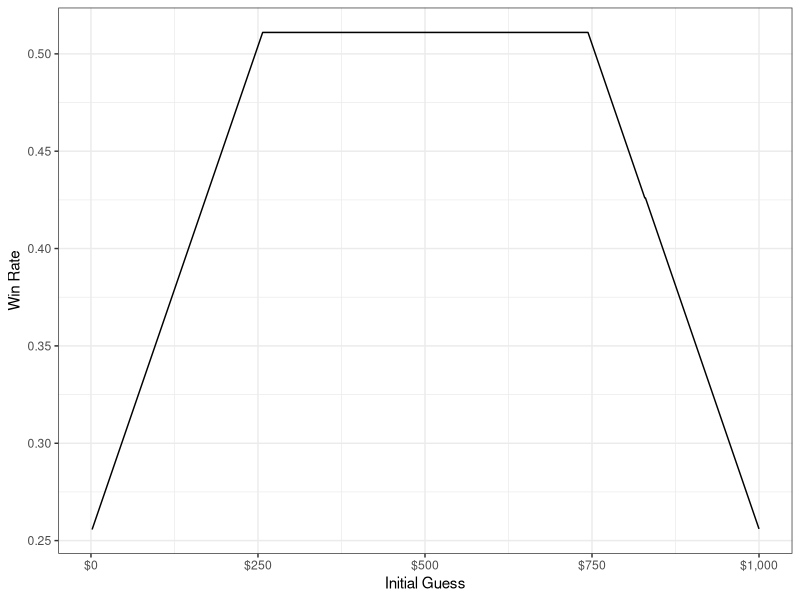
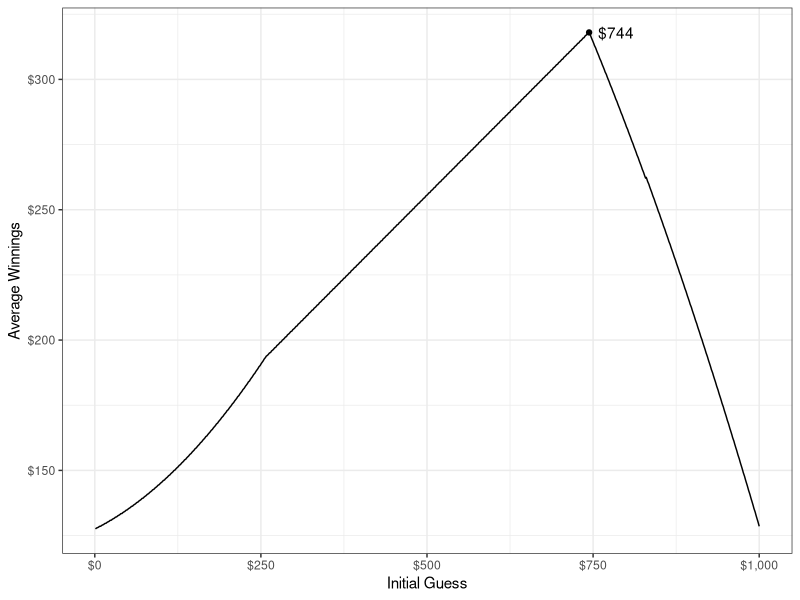

The R source for these figures, in order:
require(dplyr)
require(magrittr)
require(ggplot2)

rm(list = ls())

set.seed(11091987)

# function to guess money amount using strategy
guess_money <- function(actual, initial, n_tries = 9, min_val = 1, max_val = 1000){
  # set iterator
  i <- 1
  
  # while i is less than the max number of guesses, find the median value
  # within the possible range. if guess is not correct, reset min_val or max_val
  # depending on info trenchcoat man provides
  while(i <= n_tries){
    if(i == 1){
      guess <- initial
    } else{
      guess <- round(mean(c(min_val, max_val)))
    }

    # if guess is correct, immediately exit the loop and return true
    # if guess is not correct:
    ## if actual is higher than guess, change min_val to guess
    ## if actual is lower than guess, change max_val to guess
    if(actual == guess){
      return(c(win = TRUE, round = i))
    } else if(actual > guess) {
      min_val <- guess
    } else if(actual < guess) {
      max_val <- guess
    }
    
    # iterate to next round if guess was incorrect
    i <- i + 1
  }
  
  # at this point still have not guessed the money amount, so lose
  # correct i since we didn't really guess the i-th time
  return(c(win = FALSE, round = i - 1))
}

# run guess_money on every value between 1 and 1000
# with starting values between 1 and 1000
actual_vals <- 1:1000
guess_vals <- 1:1000

system.time({
  data <- expand.grid(actual = actual_vals, guess = guess_vals) %>%
    tbl_df
  
  result <- with(data, Vectorize(guess_money)(actual = actual, initial = guess))
  
  both <- bind_cols(data, t(result) %>%
                      as.data.frame)
})

# what is the optimal starting guess?
both %>%
  group_by(guess) %>%
  summarize(win_rate = mean(win)) %>%
  ggplot(aes(guess, win_rate)) +
  geom_line() +
  scale_x_continuous(labels = scales::dollar) +
  labs(x = "Initial Guess",
       y = "Win Rate") +
  theme_bw()

both %>%
  group_by(guess) %>%
  summarize(win_rate = mean(win)) %>%
  arrange(-win_rate)

## account for expected value, not pure win rate
exp_val <- both %>%
  group_by(guess) %>%
  summarize(win_rate = mean(win),
            exp_val = mean(actual * win)) %>%
  ungroup

exp_val_max <- exp_val %>%
  filter(exp_val == max(exp_val))

ggplot(exp_val, aes(guess, exp_val)) +
  geom_line() +
  geom_point(data = exp_val_max) +
  geom_text(data = exp_val_max, aes(label = paste0("$", guess)),
            hjust = -.25) +
  scale_x_continuous(labels = scales::dollar) +
  scale_y_continuous(labels = scales::dollar) +
  labs(x = "Initial Guess",
       y = "Average Winnings") +
  theme_bw()





